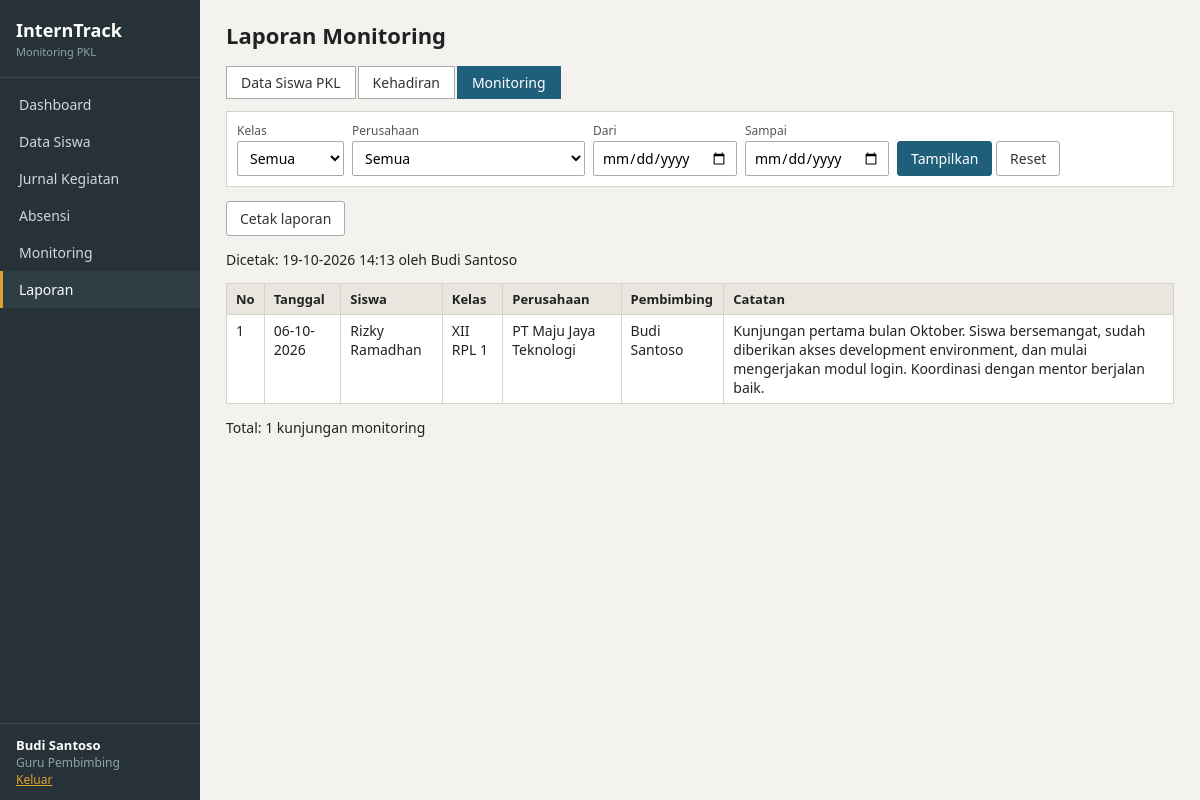
Page /laporan/laporan.php?r=monitoring (signed in) on the committed database.
### tables this page shows
CREATE TABLE monitoring (
    id_monitoring INT AUTO_INCREMENT,
    id_pembimbing INT NOT NULL,
    id_siswa INT NOT NULL,
    tanggal_kunjungan DATE NOT NULL,
    catatan_feedback TEXT NOT NULL,
    PRIMARY KEY (id_monitoring),
    FOREIGN KEY (id_pembimbing) REFERENCES pembimbing(id_pembimbing) ON DELETE RESTRICT ON UPDATE CASCADE,
    FOREIGN KEY (id_siswa) REFERENCES siswa(id_siswa) ON DELETE CASCADE ON UPDATE CASCADE
);

CREATE TABLE siswa (
    id_siswa INT AUTO_INCREMENT,
    nisn VARCHAR(10) NOT NULL UNIQUE,
    nama_siswa VARCHAR(100) NOT NULL,
    kelas VARCHAR(20),
    id_user INT UNIQUE,
    id_perusahaan INT,
    id_pembimbing INT,
    PRIMARY KEY (id_siswa),
    FOREIGN KEY (id_user) REFERENCES users(id_user) ON DELETE SET NULL ON UPDATE CASCADE,
    FOREIGN KEY (id_perusahaan) REFERENCES perusahaan(id_perusahaan) ON DELETE SET NULL ON UPDATE CASCADE,
    FOREIGN KEY (id_pembimbing) REFERENCES pembimbing(id_pembimbing) ON DELETE SET NULL ON UPDATE CASCADE
);

CREATE TABLE perusahaan (
    id_perusahaan INT AUTO_INCREMENT,
    nama_perusahaan VARCHAR(100) NOT NULL,
    alamat TEXT,
    id_user INT UNIQUE,
    PRIMARY KEY (id_perusahaan),
    FOREIGN KEY (id_user) REFERENCES users(id_user) ON DELETE SET NULL ON UPDATE CASCADE
);

CREATE TABLE pembimbing (
    id_pembimbing INT AUTO_INCREMENT,
    nip VARCHAR(20) UNIQUE,
    nama_pembimbing VARCHAR(100) NOT NULL,
    id_user INT UNIQUE,
    PRIMARY KEY (id_pembimbing),
    FOREIGN KEY (id_user) REFERENCES users(id_user) ON DELETE SET NULL ON UPDATE CASCADE
);

### config/config.php (the view, shortened to what this page needs)
<?php
$DB_HOST = 'localhost';
$DB_NAME = 'interntrack';
$DB_USER = 'root';
$DB_PASS = '';
try {
    $db = new PDO("mysql:host=$DB_HOST;dbname=$DB_NAME;charset=utf8mb4", $DB_USER, $DB_PASS, [
        PDO::ATTR_ERRMODE => PDO::ERRMODE_EXCEPTION,
        PDO::ATTR_DEFAULT_FETCH_MODE => PDO::FETCH_ASSOC,
    ]);
} catch (PDOException $ex) {
    die('Koneksi database gagal. Pastikan database "' . htmlspecialchars($DB_NAME) . '" sudah dibuat dan SQL sudah di-import. <br>' . htmlspecialchars($ex->getMessage()));
}
function q($sql, $params = []) { global $db; $st = $db->prepare($sql); $st->execute($params); return $st; }
function all($sql, $params = []) { return q($sql, $params)->fetchAll(); }
function e($s) { return htmlspecialchars((string)$s, ENT_QUOTES, 'UTF-8'); }
function tgl($d) { return $d ? date('d-m-Y', strtotime($d)) : '-'; }
function get($k) { return trim($_GET[$k] ?? ''); }
function me() { return $_SESSION['user'] ?? null; }
function scope(&$params, $a = 's') {
    $u = me();
    switch ($u['role']) {
        case 'pembimbing': $params[] = $u['ref']; return "$a.id_pembimbing = ?";
    }
    return '1=1';
}
function page_start($title, $active = '') {
    $u = me();
    $all = ['admin', 'pembimbing', 'perusahaan', 'siswa'];
    $a = BASE . ($u['role'] === 'siswa' ? '/siswa/' : '/admin/');
    $menu = [
        [$a . 'dashboard.php', 'Dashboard', $all],
        [$a . 'siswa.php', 'Data Siswa', ['admin', 'pembimbing', 'perusahaan']],
        [$a . 'perusahaan.php', 'Data Perusahaan', ['admin']],
        [$a . 'pembimbing.php', 'Data Pembimbing', ['admin']],
        [$a . 'penempatan.php', 'Penempatan PKL', ['admin']],
        [$a . 'jurnal.php', 'Jurnal Kegiatan', $all],
        [$a . 'absensi.php', 'Absensi', $all],
        [$a . 'monitoring.php', 'Monitoring', $all],
        [BASE . '/laporan/laporan.php', 'Laporan', ['admin', 'pembimbing', 'perusahaan']],
    ];
    $roleLabel = ['admin' => 'Admin', 'pembimbing' => 'Guru Pembimbing', 'perusahaan' => 'Perusahaan', 'siswa' => 'Siswa'];
    echo '<!DOCTYPE html><html lang="id"><head><meta charset="utf-8"><meta name="viewport" content="width=device-width, initial-scale=1">';
    echo '<title>' . e($title) . ' - InternTrack</title><link rel="stylesheet" href="' . BASE . '/assets/style.css"></head><body>';
    echo '<div class="side"><div class="brand">InternTrack<small>Monitoring PKL</small></div><ul>';
    foreach ($menu as $m) {
        if (!in_array($u['role'], $m[2])) continue;
        echo '<li><a href="' . $m[0] . '"' . ($active === basename($m[0]) ? ' class="on"' : '') . '>' . $m[1] . '</a></li>';
    }
    echo '</ul><div class="who"><b>' . e($u['name']) . '</b><br>' . $roleLabel[$u['role']] . '<br><a href="' . BASE . '/auth/logout.php">Keluar</a></div></div>';
    echo '<div class="main"><h1>' . e($title) . '</h1>';
}
function page_end() {
    echo '</div></body></html>';
}

### laporan/laporan.php (shortened to what this page needs)
<?php
require __DIR__ . '/../config/config.php';
$r = get('r');
$fk = get('kelas'); $fp = get('id_perusahaan'); $dari = get('dari'); $sampai = get('sampai');
$kelasList = all("SELECT DISTINCT kelas FROM siswa WHERE kelas IS NOT NULL ORDER BY kelas");
$perusahaanList = all("SELECT id_perusahaan, nama_perusahaan FROM perusahaan ORDER BY nama_perusahaan");
$where = ['1=1']; $par = [];
$judul = ['siswa' => 'Laporan Data Siswa PKL', 'kehadiran' => 'Laporan Kehadiran', 'monitoring' => 'Laporan Monitoring'][$r];
page_start($judul, 'laporan.php');
?>
<div class="tabs">
    <a href="laporan.php?r=siswa" class="<?= $r === 'siswa' ? 'on' : '' ?>">Data Siswa PKL</a><a href="laporan.php?r=kehadiran" class="<?= $r === 'kehadiran' ? 'on' : '' ?>">Kehadiran</a><a href="laporan.php?r=monitoring" class="<?= $r === 'monitoring' ? 'on' : '' ?>">Monitoring</a>
</div>
<form method="get" class="filter">
    <div><label>Kelas</label><select name="kelas"><option value="">Semua</option><?= options($kelasList, 'kelas', 'kelas', $fk) ?></select></div>
    <?php if (me()['role'] !== 'perusahaan'): ?>
    <div><label>Perusahaan</label><select name="id_perusahaan"><option value="">Semua</option><?= options($perusahaanList, 'id_perusahaan', 'nama_perusahaan', $fp) ?></select></div>
    <?php endif; ?>
    <?php if ($r === 'monitoring'): ?>
    <div><label>Dari</label><input type="date" name="dari" value="<?= e($dari) ?>"></div>
    <div><label>Sampai</label><input type="date" name="sampai" value="<?= e($sampai) ?>"></div>
    <?php endif; ?>
    <div><button class="btn">Tampilkan</button> <a class="btn btn-gray" href="laporan.php?r=<?= e($r) ?>">Reset</a></div>
</form>
<p class="noprint"><button class="btn btn-gray" onclick="window.print()">Cetak laporan</button></p>
<p>Dicetak: <?= date('d-m-Y H:i') ?> oleh <?= e(me()['name']) ?></p>
<?php if ($r === 'siswa'):
    $rows = siswa_stats(implode(' AND ', $where), $par); ?>
    <table>
        <tr><th>No</th><th>NISN</th><th>Nama</th><th>Kelas</th><th>Jurusan</th><th>Perusahaan</th><th>Pembimbing</th><th>Status PKL</th><th class="num">Jurnal</th><th class="num">Kehadiran</th></tr>
        <?php foreach ($rows as $i => $s): $pc = pct($s['hadir'], $s['total']); ?>
            <tr>
                <td><?= $i + 1 ?></td><td><?= e($s['nisn']) ?></td><td><?= e($s['nama_siswa']) ?></td><td><?= e($s['kelas']) ?></td>
                <td><?= e(jurusan($s['kelas'])) ?></td><td><?= e($s['nama_perusahaan'] ?: '-') ?></td><td><?= e($s['nama_pembimbing'] ?: '-') ?></td>
                <td><?= e(status_pkl($s)) ?></td><td class="num"><?= $s['jml_jurnal'] ?></td><td class="num"><?= $pc === null ? '-' : $pc . '%' ?></td>
            </tr>
        <?php endforeach; ?>
        <?php if (!$rows): ?><tr><td colspan="10" class="empty">Tidak ada data.</td></tr><?php endif; ?>
    </table>
    <p>Total: <?= count($rows) ?> siswa</p>
<?php else:
    $p2 = []; $sc = scope($p2);
    $w = array_merge([$sc], $where); $pp = array_merge($p2, $par);
    $rows = all("SELECT m.*, s.nama_siswa, s.kelas, pr.nama_perusahaan, b.nama_pembimbing
                 FROM monitoring m JOIN siswa s ON s.id_siswa = m.id_siswa
                 JOIN pembimbing b ON b.id_pembimbing = m.id_pembimbing
                 LEFT JOIN perusahaan pr ON pr.id_perusahaan = s.id_perusahaan
                 WHERE " . implode(' AND ', $w) . " ORDER BY m.tanggal_kunjungan DESC", $pp); ?>
    <table>
        <tr><th>No</th><th>Tanggal</th><th>Siswa</th><th>Kelas</th><th>Perusahaan</th><th>Pembimbing</th><th>Catatan</th></tr>
        <?php foreach ($rows as $i => $m): ?>
            <tr>
                <td><?= $i + 1 ?></td><td><?= tgl($m['tanggal_kunjungan']) ?></td><td><?= e($m['nama_siswa']) ?></td><td><?= e($m['kelas']) ?></td>
                <td><?= e($m['nama_perusahaan'] ?: '-') ?></td><td><?= e($m['nama_pembimbing']) ?></td><td><?= e($m['catatan_feedback']) ?></td>
            </tr>
        <?php endforeach; ?>
    </table>
    <p>Total: <?= count($rows) ?> kunjungan monitoring</p>
<?php endif; ?>
<?php page_end(); ?>

### assets/style.css (style rules this page uses)
* { box-sizing: border-box; }
body { margin: 0; font-family: "Segoe UI", Arial, sans-serif; font-size: 14px; color: #222; background: #f3f2ee; }
a { color: #1f5f7a; }
.side { position: fixed; top: 0; left: 0; bottom: 0; width: 200px; background: #263238; color: #cfd8dc; display: flex; flex-direction: column; }
.brand { padding: 18px 16px; font-size: 18px; font-weight: bold; color: #fff; border-bottom: 1px solid #3a4850; }
.brand small { display: block; font-size: 11px; font-weight: normal; color: #90a4ae; margin-top: 2px; }
.side ul { list-style: none; margin: 0; padding: 8px 0; flex: 1; }
.side li a { display: block; padding: 9px 16px; color: #cfd8dc; text-decoration: none; border-left: 3px solid transparent; }
.side li a.on { background: #2f3d44; border-left-color: #e0a030; color: #fff; }
.who { padding: 12px 16px; font-size: 12px; border-top: 1px solid #3a4850; color: #90a4ae; }
.who b { color: #fff; font-size: 13px; }
.who a { color: #e0a030; }
.main { margin-left: 200px; padding: 20px 26px 40px; }
h1 { font-size: 22px; margin: 0 0 16px; }
.btn { display: inline-block; padding: 7px 13px; font: inherit; border: 1px solid #1f5f7a; background: #1f5f7a; color: #fff; text-decoration: none; cursor: pointer; border-radius: 3px; }
.btn-gray { background: #fff; color: #333; border-color: #aaa; }
table { border-collapse: collapse; width: 100%; background: #fff; }
th, td { border: 1px solid #d5d3cc; padding: 6px 9px; text-align: left; vertical-align: top; }
th { background: #e8e6df; font-size: 13px; }
.filter { background: #fff; border: 1px solid #d5d3cc; padding: 10px; margin-bottom: 12px; display: flex; flex-wrap: wrap; gap: 8px; align-items: end; }
.filter label { display: block; font-size: 12px; color: #555; margin-bottom: 2px; }
input[type=text], input[type=password], input[type=date], input[type=time], select, textarea { font: inherit; padding: 6px 8px; border: 1px solid #aaa; background: #fff; border-radius: 2px; max-width: 100%; }
.tabs { margin-bottom: 12px; }
.tabs a { display: inline-block; padding: 6px 14px; border: 1px solid #aaa; background: #fff; text-decoration: none; color: #333; margin-right: 2px; }
.tabs a.on { background: #1f5f7a; border-color: #1f5f7a; color: #fff; }

### rows in the picture
monitoring: tanggal_kunjungan "06-10-2026", id_siswa.nama_siswa "Rizky Ramadhan", id_siswa.kelas "XII RPL 1", perusahaan.nama_perusahaan "PT Maju Jaya Teknologi", id_pembimbing.nama_pembimbing "Budi Santoso", catatan_feedback "Kunjungan pertama bulan Oktober. Siswa bersemangat, sudah diberikan akses development environment, dan mulai mengerjakan modul login. Koordinasi dengan mentor berjalan baik."

### other values in the picture
$m[1] "Dashboard"
$m[1] "Data Siswa"
$m[1] "Jurnal Kegiatan"
$m[1] "Absensi"
$m[1] "Monitoring"
$m[1] "Laporan"
$u['name'] "Budi Santoso"
$roleLabel[$u['role']] "Guru Pembimbing"
$title "Laporan Monitoring"
me()['name'] "Budi Santoso"
count($rows) "1"
